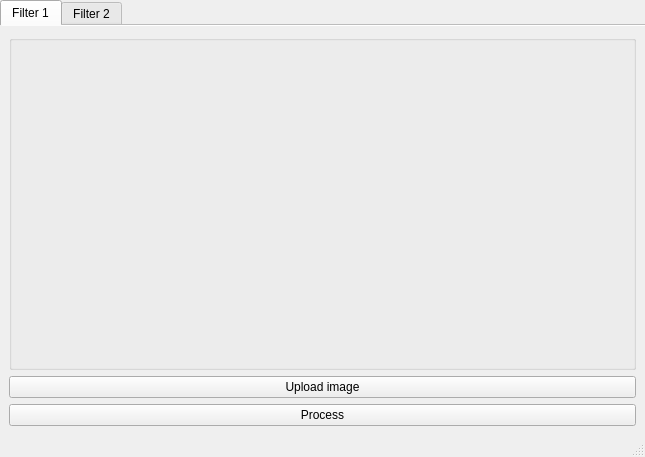
<?xml version="1.0" encoding="UTF-8"?>
<ui version="4.0">
 <class>MainWindow</class>
 <widget class="QMainWindow" name="MainWindow">
  <property name="geometry">
   <rect>
    <x>0</x>
    <y>0</y>
    <width>645</width>
    <height>457</height>
   </rect>
  </property>
  <property name="sizePolicy">
   <sizepolicy hsizetype="Expanding" vsizetype="Expanding">
    <horstretch>0</horstretch>
    <verstretch>0</verstretch>
   </sizepolicy>
  </property>
  <property name="windowTitle">
   <string>MainWindow</string>
  </property>
  <property name="dockNestingEnabled">
   <bool>true</bool>
  </property>
  <property name="unifiedTitleAndToolBarOnMac">
   <bool>false</bool>
  </property>
  <widget class="QWidget" name="centralwidget">
   <property name="enabled">
    <bool>true</bool>
   </property>
   <layout class="QVBoxLayout" name="verticalLayout">
    <property name="leftMargin">
     <number>0</number>
    </property>
    <property name="topMargin">
     <number>0</number>
    </property>
    <property name="rightMargin">
     <number>0</number>
    </property>
    <property name="bottomMargin">
     <number>0</number>
    </property>
    <item>
     <widget class="QTabWidget" name="tabWidget">
      <property name="enabled">
       <bool>true</bool>
      </property>
      <property name="sizePolicy">
       <sizepolicy hsizetype="Preferred" vsizetype="Preferred">
        <horstretch>1</horstretch>
        <verstretch>1</verstretch>
       </sizepolicy>
      </property>
      <property name="maximumSize">
       <size>
        <width>16777215</width>
        <height>16777215</height>
       </size>
      </property>
      <property name="autoFillBackground">
       <bool>false</bool>
      </property>
      <property name="currentIndex">
       <number>0</number>
      </property>
      <property name="documentMode">
       <bool>true</bool>
      </property>
      <widget class="QWidget" name="tab">
       <attribute name="title">
        <string>Filter 1</string>
       </attribute>
       <layout class="QVBoxLayout" name="verticalLayout_2">
        <item>
         <widget class="QGroupBox" name="groupBox">
          <property name="sizePolicy">
           <sizepolicy hsizetype="Preferred" vsizetype="Expanding">
            <horstretch>0</horstretch>
            <verstretch>0</verstretch>
           </sizepolicy>
          </property>
          <property name="styleSheet">
           <string notr="true"/>
          </property>
          <property name="title">
           <string/>
          </property>
          <layout class="QHBoxLayout" name="horizontalLayout">
           <property name="spacing">
            <number>10</number>
           </property>
           <property name="leftMargin">
            <number>0</number>
           </property>
           <property name="topMargin">
            <number>0</number>
           </property>
           <property name="rightMargin">
            <number>0</number>
           </property>
           <property name="bottomMargin">
            <number>0</number>
           </property>
           <item>
            <widget class="QLabel" name="image_before_label">
             <property name="sizePolicy">
              <sizepolicy hsizetype="Expanding" vsizetype="MinimumExpanding">
               <horstretch>0</horstretch>
               <verstretch>0</verstretch>
              </sizepolicy>
             </property>
             <property name="styleSheet">
              <string notr="true"/>
             </property>
             <property name="text">
              <string/>
             </property>
             <property name="alignment">
              <set>Qt::AlignmentFlag::AlignCenter</set>
             </property>
             <property name="wordWrap">
              <bool>true</bool>
             </property>
            </widget>
           </item>
           <item>
            <spacer name="horizontalSpacer">
             <property name="orientation">
              <enum>Qt::Orientation::Horizontal</enum>
             </property>
             <property name="sizeType">
              <enum>QSizePolicy::Policy::Fixed</enum>
             </property>
             <property name="sizeHint" stdset="0">
              <size>
               <width>15</width>
               <height>20</height>
              </size>
             </property>
            </spacer>
           </item>
           <item>
            <widget class="QLabel" name="image_after_label">
             <property name="sizePolicy">
              <sizepolicy hsizetype="Expanding" vsizetype="MinimumExpanding">
               <horstretch>0</horstretch>
               <verstretch>0</verstretch>
              </sizepolicy>
             </property>
             <property name="styleSheet">
              <string notr="true">
</string>
             </property>
             <property name="text">
              <string/>
             </property>
             <property name="alignment">
              <set>Qt::AlignmentFlag::AlignCenter</set>
             </property>
             <property name="wordWrap">
              <bool>true</bool>
             </property>
            </widget>
           </item>
          </layout>
         </widget>
        </item>
        <item>
         <widget class="QPushButton" name="upload_before_image">
          <property name="text">
           <string>Upload image</string>
          </property>
         </widget>
        </item>
        <item>
         <widget class="QPushButton" name="process_button_1">
          <property name="sizePolicy">
           <sizepolicy hsizetype="Expanding" vsizetype="Minimum">
            <horstretch>0</horstretch>
            <verstretch>0</verstretch>
           </sizepolicy>
          </property>
          <property name="text">
           <string>Process</string>
          </property>
         </widget>
        </item>
       </layout>
      </widget>
      <widget class="QWidget" name="tab_2">
       <attribute name="title">
        <string>Filter 2</string>
       </attribute>
       <layout class="QHBoxLayout" name="horizontalLayout_2">
        <item>
         <widget class="QPushButton" name="custom_button_2">
          <property name="sizePolicy">
           <sizepolicy hsizetype="Expanding" vsizetype="Fixed">
            <horstretch>0</horstretch>
            <verstretch>0</verstretch>
           </sizepolicy>
          </property>
          <property name="text">
           <string>Two</string>
          </property>
         </widget>
        </item>
       </layout>
      </widget>
     </widget>
    </item>
   </layout>
  </widget>
  <widget class="QStatusBar" name="statusbar"/>
 </widget>
 <resources/>
 <connections/>
</ui>
